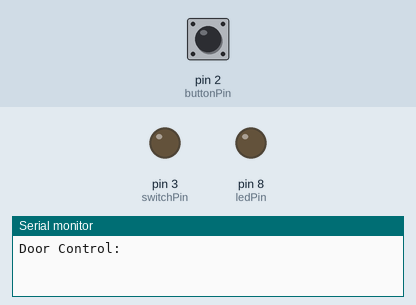
Simulated run of this sketch. Board: Arduino Uno, built for the host (arithmetic inside an expression is 32-bit, double 64-bit). On the bench: output pins drawn as LEDs (lit = HIGH), the last lines printed to the serial monitor. The test bench sets the inputs (shaded band); at power-on: pin 2 (buttonPin) LOW. WiFi joins after 1.5 s; servers stay silent unless stated.

Above: at 2.2 s.
2.3 s: pin 2 (buttonPin) pulled HIGH for 0.15 s
At 2.45 s:
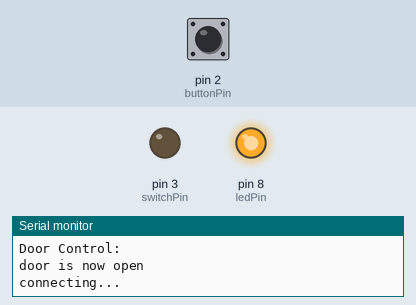
7.1 s: pin 2 (buttonPin) pulled HIGH for 3.2 s
At 10.6 s:
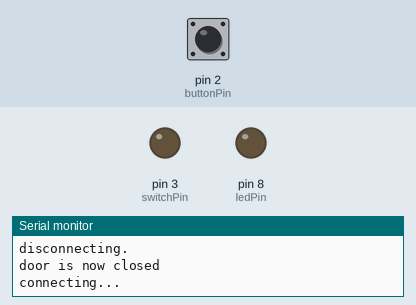
Timing chart, 0 to 12.1 s (numbered marks = the images above; inputs shaded):
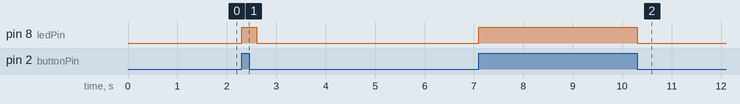

The sketch:

door_opener_arduino_pin.pde
```cpp
/*

 Web Server / Door Open Status / Opener

 */

#include <SPI.h>
#include <Ethernet.h>
#include <config.h>

//rfid stuff:
#include <SoftwareSerial.h>
SoftwareSerial rfid = SoftwareSerial( rfidRxPin, rfidTxPin );
int incomingByte = 0;    // To store incoming serial data

// Initialize the Ethernet server library
// with the IP address and port you want to use
// (port 80 is default for HTTP):
Server door_server(8081);

// variables will change:
int buttonState = 0;         // variable for reading the pushbutton status
boolean doorOpen = false;         // variable for reading the door status
int lastStatusUpdate = 0;
int statusUpdateDelay = 60;


void setup()
{
  // start the Ethernet connection:
  Ethernet.begin(mac, ip, gateway, subnet);
  // start the serial library:
  if(enableSerial)Serial.begin(9600);
  // give the Ethernet shield a second to initialize:
  delay(1000);

  // initialize the LED pin as an output:
  pinMode(ledPin, OUTPUT);
  // initialize the pushbutton pin as an input:
  pinMode(buttonPin, INPUT);
  // initialize the door switch pin as an output:
  pinMode(switchPin, OUTPUT);
  // and pin off by default.
  digitalWrite(switchPin, LOW);


  if(enableSerial)Serial.println("\n\nDoor Control:");
  // start the Ethernet connection and the server:
  //door_server.begin();
}

void loop()
{

  check_door_state();
  check_for_http_request();
  /*if(lastStatusUpdate + statusUpdateDelay < now()){
    // if the last status update was performed more than 60 seconds ago
    // send a new "hello! im here" to our server.
    postback_server_door_status();
    lastStatusUpdate = now();
  }*/
}


void check_for_http_request(){

  String requestLine;
  String currentPassword = "";
  boolean triggerDoorFinal = false;
  // listen for incoming clients
  Client client = door_server.available();
  if (client) {
    // an http request ends with a blank line
          if(enableSerial)Serial.println("got connect ");
    boolean currentLineIsBlank = true;
    boolean has_door_control = false; // if we are controlling door or not.
    int requestType = 0; // 1 = trigger, 2 = status.
    while (client.connected()) {
      if (client.available()) {
        char c = client.read();
          //if(enableSerial)Serial.println(" got: "+c);
        // if you've gotten to the end of the line (received a newline
        // character) and the line is blank, the http request has ended,
        // so you can send a reply
        if (c == '\n' && currentLineIsBlank) {
          // send a standard http response header
          // process the
          if(enableSerial)Serial.println("Responding to request: "+requestLine);
          switch(requestType){
            case 1: // it's a trigger request
              if(enableSerial)Serial.println(" - trigger request ");
              requestType = 0; // reset request type..
              client.println("HTTP/1.1 200 OK");
              client.println("Content-Type: text/html");
              client.println();
              client.print("Authorising your pin number, please wait...");
              // we post this data back to the server to verify the pin number
              // if we get a success then we trigger the door.
              triggerDoorFinal=true;

              client.println();
              //byte rip[4];
              //ccc.getRemoteIP(rip);
              //if(enableSerial)Serial.println(" remote ip address: "+rip[0]+"."+rip[1]+"."+rip[2]+"."+rip[3]);

              break;
            case 2: // it's status request
              if(enableSerial)Serial.println(" - status request ");
              // return the status as a string so we can process.
              client.println("HTTP/1.1 200 OK");
              client.println("Content-Type: text/html");
              client.println();
              client.println("Door Status: Active");
              if(doorOpen){
                client.println("Open or Closed: Open");
              }else{
                client.println("Open or Closed: Closed");
              }
              break;
            default:
              if(enableSerial)Serial.println("Unknown request type");
              client.println("HTTP/1.1 505 Error");
              client.println("Content-Type: text/html");
              client.println();
              client.print("Auth failed...");
          }
          client.println("<br />");
          // ifnished with the response.
          break;
        }else if (c == '\n') {
          // you're starting a new line
          // check if this line matches our acceptable GET requests.
          if(requestLine.length() > getRequestTrigger.length()){
            String checkRequest = requestLine.substring(0,getRequestTrigger.length());
            //if(enableSerial)Serial.println("Checking the request line: "+checkRequest);
            if(checkRequest.equals(getRequestTrigger)){
              // handle the request to trigger the door.
              if(enableSerial)Serial.println(" - got a trigger request");
              requestType = 1;
              // start parsing GET requests:

              int cc = 0;
              int cf = 0;
              char ca;
              String lookingfor = "pin=";
              String checkbit = "";
              // find the "pin=" argument. terminated by end of line or &
              for(cc=0; cc<requestLine.length()-lookingfor.length(); cc++){
                checkbit = requestLine.substring(cc,cc+lookingfor.length());

                if(cf==1){
                  // we're recording our check bit.
                  ca = requestLine.charAt(cc);
                  if(ca == '\n' || ca == '\r' || ca == NULL || ca == ' '){
                    cf = 2; // finished recording.
                    break;
                  }else{
                    currentPassword = currentPassword + ca;
                    if(enableSerial)Serial.println(" - Recording: "+currentPassword);
                  }
                }else if(cf==2){
                  // finished recording!
                  // will never reach here.
                }else{
                  if(enableSerial)Serial.println(" - checking: "+checkbit);
                  if(checkbit.equals(lookingfor)){
                    if(enableSerial)Serial.println(" - FOUND IT!");
                    cf=1;
                    cc+=(lookingfor.length()-1);
                  }
                }
              }
              // end parsing GET requests:
            }
          }
          if(requestLine.length() > getRequestStatus.length()){
            String checkRequest = requestLine.substring(0,getRequestStatus.length());
            //if(enableSerial)Serial.println("Checking get request: "+checkRequest);
            if(checkRequest.equals(getRequestStatus)){
              // handle the request to get the status.
              if(enableSerial)Serial.println(" - got a status request: "+checkRequest);
              requestType = 2;
            }
          }
          currentLineIsBlank = true;
          requestLine="";
        }else if (c != '\r') {
          // you've gotten a character on the current line
          currentLineIsBlank = false;
          // add it to our requestLine string so we can process on it.
          requestLine+=c;
             // if(enableSerial)Serial.println("GEt: "+requestLine);
        }
      }
    }
    // give the web browser time to receive the data
    delay(1);
    // close the connection:
    client.stop();
  }
  if(triggerDoorFinal){

    postback_server_door_trigger(currentPassword); //
  }
}


void check_door_state(){
  // read the state of the pushbutton value:
  buttonState = digitalRead(buttonPin);

  // check if the pushbutton is pressed.
  // if it is, the buttonState is HIGH:
  if (buttonState == HIGH) {
    // turn debug LED on:
    digitalWrite(ledPin, HIGH);
    // notify our server that the door is open.
    // only norify if the door wasn't prevoiusly open
    if(!doorOpen){
      if(enableSerial)Serial.println("door is now open");
      doorOpen = true;
      postback_server_door_status();

    }
  }
  else {
    // turn LED off:
    digitalWrite(ledPin, LOW);
    // notify server that door is now closed.
    if(doorOpen){
      if(enableSerial)Serial.println("door is now closed");
      doorOpen = false;
      postback_server_door_status();
    }
  }
}

void postback_server_door_status(){

  Client client(server, 80);
  if(enableSerial)Serial.println("connecting...");
  delay(100);

  // if you get a connection, report back via serial:
  if (client.connect()) {
    if(enableSerial)Serial.println("connected");
    // Make a HTTP request:
    if(doorOpen){
      if(enableSerial)Serial.println("door is open - sending status");
      client.println("GET /door/postback.php?door=open HTTP/1.0");
    }else{
      if(enableSerial)Serial.println("door is closed - sending status");
      client.println("GET /door/postback.php?door=closed HTTP/1.0");
    }
    client.println("Host: gctechspace.org");
    client.println();
  }
  else {
    // kf you didn't get a connection to the server:
    if(enableSerial)Serial.println("connection failed");
  }
  delay(2);
  if(enableSerial)Serial.println("disconnecting.");
  client.stop();
}


void postback_server_door_trigger(String currentPassword){

  Client client(server, 80);
  boolean passwordValid = false;
  char cr;
  String serverGet;

  if(enableSerial)Serial.println("Checking pin number on door trigger - with pass: "+currentPassword);
  //if(enableSerial)Serial.println("connecting");
  delay(200);

  // if you get a connection, report back via serial:
  if (client.connect()) {
    if(enableSerial)Serial.println(" - client connected");
    // Make a HTTP request:

    if(doorOpen){
      serverGet = "GET /door/postback.php?door=open&trigger=1&pin=";
    }else{
      serverGet = "GET /door/postback.php?door=closed&trigger=1&pin=";
    }
    serverGet.concat(currentPassword);
    serverGet.concat(" HTTP/1.0");

    if(enableSerial)Serial.println(serverGet);
    client.println(serverGet);
    client.println("Host: gctechspace.org");
    client.println();

    boolean currentLineIsBlank;
    String requestLine;
    while (client.connected()) {
      if (client.available()) {
        cr = client.read();
          //if(enableSerial)Serial.println("POSTBACK CHECK: "+cr);
        // if you've gotten to the end of the line (received a newline
        // character) and the line is blank, the http request has ended,
        // so you can send a reply
        if (cr == '\n' && currentLineIsBlank) {
          // nothing.
          break;
        }else if (cr == '\n') {
          // you're starting a new line
          currentLineIsBlank = true;
          if(enableSerial)Serial.println("POSTBACK CHECK: "+requestLine);
          if(requestLine.equals("HTTP/1.1 200 OK")){
            if(enableSerial)Serial.println("Got a successful status from server. Opening door.");
            passwordValid = true;
          }
          requestLine="";
        }else if (cr != '\r') {
          // you've gotten a character on the current line
          currentLineIsBlank = false;
          // add it to our requestLine string so we can process on it.
          requestLine+=cr;
        }
      }
    }
  }
  else {
    // kf you didn't get a connection to the server:
    if(enableSerial)Serial.println("connection failed");
  }
  delay(2);
  if(enableSerial)Serial.println("disconnecting.");
  client.stop();


  if(passwordValid){
    if(enableSerial)Serial.println("password valid, opening the door.");
          digitalWrite(switchPin, HIGH);
          delay(1000);
          digitalWrite(switchPin, LOW);
  }else{
    if(enableSerial)Serial.println("password invalid, not opening the door.");
  }

}
```

config.h
```cpp
// RFID Config:
#define rfidRxPin 10
#define rfidTxPin 11 // not used!

// Network Config:
byte mac[] = {  0xDE, 0xAD, 0xBE, 0xEF, 0xEF, 0xDE };
byte ip[] = { 192,168,111,178 }; // 178
byte gateway[] = { 192,168,111,254 };
byte subnet[] = { 255, 255, 0, 0 };
byte server[] = { 50,56,113,187 }; // gctechspace.org
//byte server[] = { 192,168,111,103 }; // local ldevl

// Other Pins:
const int buttonPin = 2;     // the number of the door magnet switch
const int ledPin =  8;      // the number of the LED debug pin
const int switchPin =  3;      // the number of the pin that goes to the garage door switch
const boolean enableSerial = true;
const String getRequestTrigger = "GET /triggerdoor";
const String getRequestStatus = "GET /get_status";
```

Measured:
- after the input at 2.3 s, pin 8 (ledPin): LOW → HIGH at once, → LOW 0.30 s later
- after the input at 7.1 s, pin 8 (ledPin): LOW → HIGH at once, → LOW 3.2 s later
